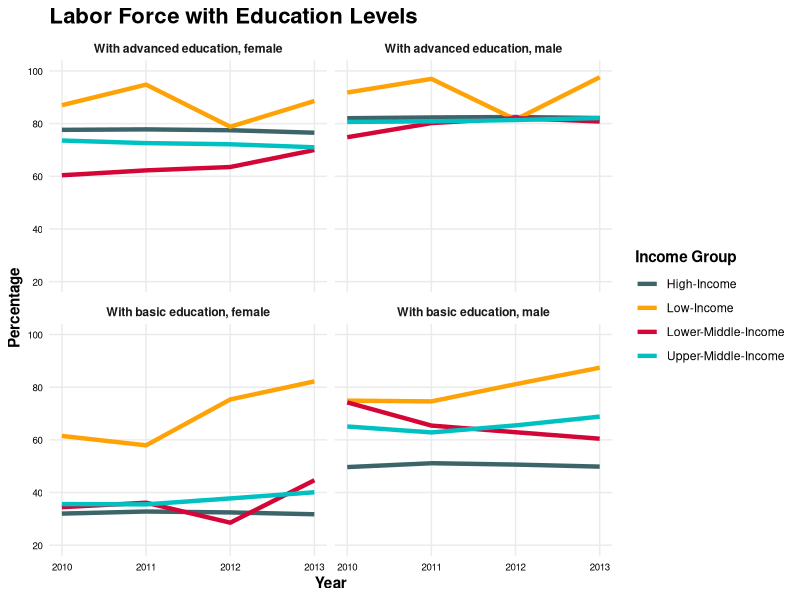
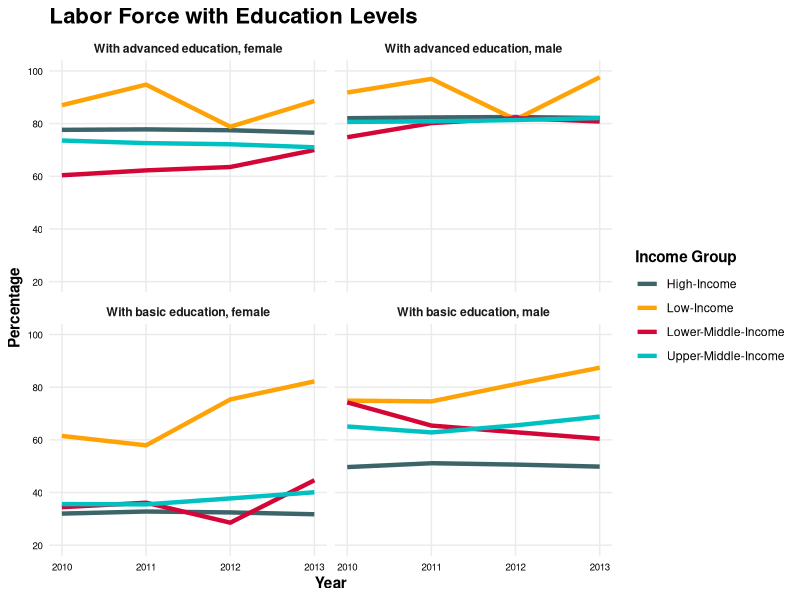
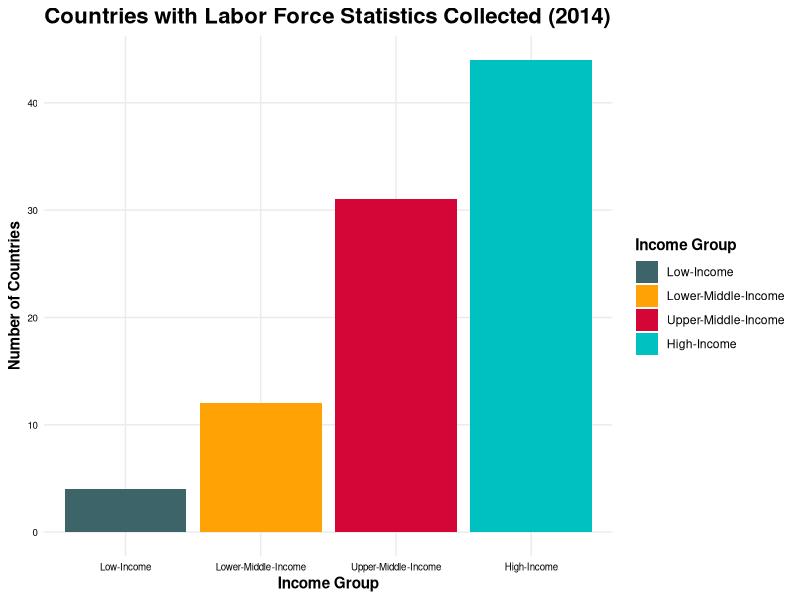

The R source for these figures, in order:
## ---- chunk 1
library(ggplot2)
library(dplyr)
library(tidyr)
## ---- chunk 2
read <- read.csv('../../cleaned_data/labor_force_all.csv')
read <- select(read, -Country.Code, -Indicator.Code)
read$Indicator.Name[read$Indicator.Name == "Labor force with advanced education, female (% of female labor force)"] <- "With advanced education, female"
read$Indicator.Name[read$Indicator.Name == "Labor force with advanced education, male (% of male labor force)"] <- "With advanced education, male"
read$Indicator.Name[read$Indicator.Name == "Labor force with basic education, female (% of female labor force)"] <- "With basic education, female"
read$Indicator.Name[read$Indicator.Name == "Labor force with basic education, male (% of male labor force)"] <- "With basic education, male"
read$Indicator.Name[read$Indicator.Name == "Labor force with advanced education (% of total)"] <- "With advanced education (% total)"
read$Indicator.Name[read$Indicator.Name == "Labor force with basic education (% of total)"] <- "With basic education (% total)"
unique_values1 <- unique(read$Indicator.Name)
print(unique_values1)
## ---- chunk 3
# Unpivot the data
read <- pivot_longer(read, cols = -c(1:2), names_to = "Year", values_to = "Value")
read <- na.omit(read)
read$Year <- gsub("X", "", read$Year)
read$Year <- as.numeric(read$Year)
## ---- chunk 4
# Define income groups
low_income <- c(
    "Afghanistan", "Korea, Dem. People's Rep", "South Sudan", "Burkina Faso", "Liberia",
    "Sudan", "Burundi", "Madagascar", "Syrian Arab Republic", "Central African Republic",
    "Malawi", "Togo", "Chad", "Mali", "Uganda", "Congo, Dem. Rep", "Mozambique",
    "Yemen, Rep.", "Eritrea", "Niger", "Ethiopia", "Rwanda", "Gambia, The", "Sierra Leone",
    "Guinea-Bissau", "Somalia"
)

lower_middle_income <- c(
    "Angola", "Jordan", "Philippines", "Algeria", "India", "Samoa", "Bangladesh",
    "Iran, Islamic Rep", "São Tomé and Principe", "Benin", "Kenya", "Senegal", "Bhutan",
    "Kiribati", "Solomon Islands", "Bolivia", "Kyrgyz Republic", "Sri Lanka", "Cabo Verde",
    "Lao PDR", "Tanzania", "Cambodia", "Lebanon", "Tajikistan", "Cameroon", "Lesotho",
    "Timor-Leste", "Comoros", "Mauritania", "Tunisia", "Congo, Rep.", "Micronesia, Fed. Sts.",
    "Ukraine", "Côte d'Ivoire", "Mongolia", "Uzbekistan", "Djibouti", "Morocco", "Vanuatu",
    "Egypt, Arab Rep.", "Myanmar", "Vietnam", "Eswatini", "Nepal", "Zambia", "Ghana",
    "Nicaragua", "Zimbabwe", "Guinea", "Nigeria", "Haiti", "Pakistan", "Honduras",
    "Papua New Guinea"
)

upper_middle_income <- c(
    "Albania", "Fiji", "North Macedonia", "Argentina", "Gabon", "Palau", "Armenia",
    "Georgia", "Paraguay", "Azerbaijan", "Grenada", "Peru", "Belarus", "Guatemala",
    "Russian Federation", "Belize", "Indonesia", "Serbia", "Bosnia and Herzegovina",
    "Iraq", "South Africa", "Botswana", "Jamaica", "St. Lucia", "Brazil", "Kazakhstan",
    "St. Vincent and the Grenadines", "Bulgaria", "Kosovo", "Suriname", "China", "Libya",
    "Thailand", "Colombia", "Malaysia", "Tonga", "Costa Rica", "Maldives", "Türkiye",
    "Cuba", "Marshall Islands", "Turkmenistan", "Dominica", "Mauritius", "Tuvalu",
    "Dominican Republic", "Mexico", "West Bank and Gaza", "El Salvador", "Moldova",
    "Equatorial Guinea", "Montenegro", "Ecuador", "Namibia"
)

high_income <- c(
    "American Samoa", "Germany", "Oman", "Andorra", "Gibraltar", "Panama", "Antigua and Barbuda",
    "Greece", "Poland", "Aruba", "Greenland", "Portugal", "Australia", "Guam", "Puerto Rico",
    "Austria", "Hong Kong SAR, China", "Qatar", "Bahamas, The", "Hungary", "Romania", "Bahrain",
    "Iceland", "San Marino", "Barbados", "Ireland", "Saudi Arabia", "Belgium", "Isle of Man",
    "Seychelles", "Bermuda", "Israel", "Singapore", "British Virgin Islands", "Italy",
    "Sint Maarten (Dutch part)", "Brunei Darussalam", "Japan", "Slovak Republic", "Canada",
    "Korea, Rep.", "Slovenia", "Cayman Islands", "Kuwait", "Spain", "Channel Islands", "Latvia",
    "St. Kitts and Nevis", "Chile", "Liechtenstein", "St. Martin (French part)", "Croatia",
    "Lithuania", "Sweden", "Curaçao", "Luxembourg", "Switzerland", "Cyprus", "Macao SAR, China",
    "Taiwan, China", "Czech Republic", "Malta", "Trinidad and Tobago", "Denmark", "Monaco",
    "Turks and Caicos Islands", "Estonia", "Nauru", "United Arab Emirates", "Faroe Islands",
    "Netherlands", "United Kingdom", "Finland", "New Caledonia", "United States", "France",
    "New Zealand", "Uruguay", "French Polynesia", "Northern Mariana Islands", "Virgin Islands (U.S.)",
    "Guyana", "Norway"
)

# Create income_groups list
income_groups <- list(
    low_income = low_income,
    lower_middle_income = lower_middle_income,
    upper_middle_income = upper_middle_income,
    high_income = high_income
)

## ---- chunk 5
# Assuming you have loaded your dataframe into a variable named df
# And you have already created the income_groups list as provided earlier
# Assuming your dataframe is named "read_df"
# And you have already created the income_groups list as provided earlier

# Function to categorize countries into income groups
categorize_income <- function(country_name) {
  if (country_name %in% income_groups$low_income) {
    return("Low-Income")
  } else if (country_name %in% income_groups$lower_middle_income) {
    return("Lower-Middle-Income")
  } else if (country_name %in% income_groups$upper_middle_income) {
    return("Upper-Middle-Income")
  } else if (country_name %in% income_groups$high_income) {
    return("High-Income")
  } else {
    return(NA) # Handle countries not found in any income group
  }
}

# Apply the function to create a new column with income groupings
read$Income_Group <- sapply(read$Country.Name, categorize_income)


read <- read[!is.na(read$Country.Name), ]

## ---- chunk 6

my_theme <- theme_minimal() +
  theme(
    #plot.background = element_rect(fill = "#2589BD"),
    axis.title.x = element_text(family = "Helvetica", color="black"),
    axis.ticks = element_blank(),
    axis.text = element_text(family = "Helvetica", color="black", size=7),
    plot.subtitle = element_text(family = "Helvetica", face = "italic"),
    #panel.background = element_rect(fill = "#DCEFF9", color="#DCEFF9"),
    panel.grid.minor = element_blank(),
    #panel.grid.major = element_line(color = "#EEF7FC"),
    #legend.key = element_rect(fill = "#EEF7FC", color="#EEF7FC"),
    #legend.background = element_rect(fill="#EEF7FC", color="#124A68"), 
    legend.text = element_text(family = "Helvetica"),
    plot.title = element_text(family = "Helvetica", size = 16, face = "bold"),
    axis.title = element_text(family = "Helvetica", face = "bold"),
    legend.title = element_text(family = "Helvetica", face = "bold"),
    plot.caption = element_text(family = "Helvetica", face = "italic"))

## ---- chunk 7
theme_set(my_theme)
## ---- chunk 8


df <- read[((read$Indicator.Name == "With advanced education, female") | (read$Indicator.Name == "With advanced education, male") | (read$Indicator.Name == "With basic education, female") | (read$Indicator.Name == "With basic education, male")),]
df <- na.omit(df)

## ---- chunk 9

# Calculate average percentage by income group
df_avg <- aggregate(Value ~ Income_Group + Year + Indicator.Name, data = df, FUN = mean, na.rm = TRUE)

# Filter for the years 2010 to 2013
df_avg <- df_avg[df_avg$Year >= 2010 & df_avg$Year <= 2013, ]


tiana_palette <- c("#3d6469", "#ffa205", "#d40637", "#00c1c1")

# Define the plot function
plot_fun <- function(df, df_label, title) {
  ggplot(df, aes(x = Year, y = Value, color = Income_Group)) +
    geom_line() +
    geom_text(data = df_label, aes(label = Income_Group),
              nudge_x = 0.5, nudge_y = 3, check_overlap = TRUE) +
    scale_color_manual(values = tiana_palette, name = "Country") +
    ylim(20, 100) + 
    labs(title = title,
         x = "Year",
         y = "Percentage") +
    theme(legend.position = "none")
}

# Create facet_wrap plot
facet_plot <- ggplot(df_avg, aes(x = Year, y = Value, color = Income_Group)) +
  geom_line(size = 1.5) +
  scale_color_manual(values = tiana_palette, name = "Income Group") +
  ylim(20, 100) +
  labs(title = "Labor Force with Education Levels",
       x = "Year",
       y = "Percentage") +
  facet_wrap(~Indicator.Name, strip.position = "top") + 
  theme(
    strip.text = element_text(face = "bold")
  )

print(facet_plot)

ggsave("line_plot.png", facet_plot, width = 10, height = 8)
## ---- chunk 10

income_group_count <- df[c('Country.Name', 'Income_Group')]
income_group_count <- unique(income_group_count)

income_group_count <- income_group_count %>%
  group_by(Income_Group) %>%
  summarise(Count = n_distinct(Country.Name))

# Reorder factor levels for Income_Group from low to high income
income_group_count$Income_Group <- factor(income_group_count$Income_Group, levels = c("Low-Income", "Lower-Middle-Income", "Upper-Middle-Income", "High-Income"))

# Bar Plot to show Count of Country for each Income Group
labor <- ggplot(income_group_count, aes(x = Income_Group, y = Count, fill = Income_Group)) +
  geom_bar(stat = "identity") +
  scale_fill_manual(values = tiana_palette, name = "Income Group") +
  labs(title = "Countries with Labor Force Statistics Collected (2014)",
       x = "Income Group",
       y = "Number of Countries")

ggsave("labor_barplot.png", labor, width = 7, height = 4)

